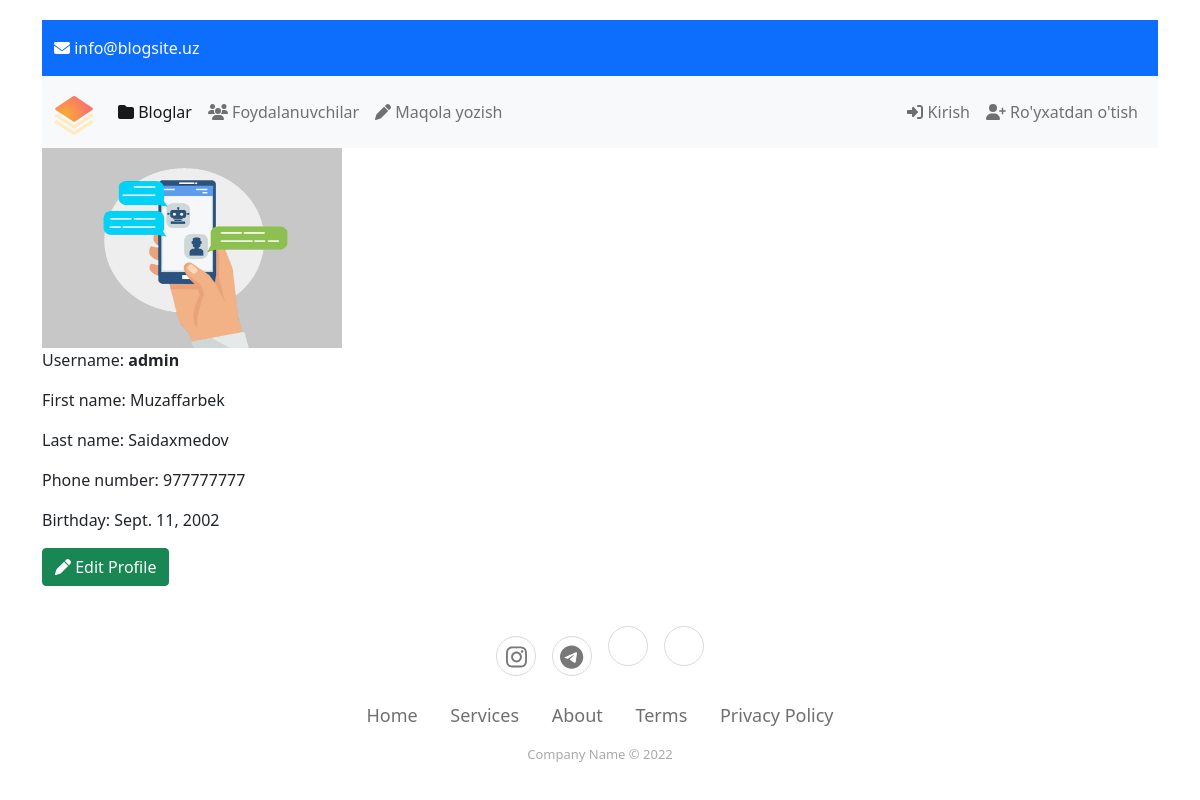
Page /account/user/1 on the committed database.
### account/models.py (models this page shows, shortened)
class MyUser(AbstractUser):
    img = models.ImageField(upload_to='user/', null=True, blank=True)
    bio = models.CharField(max_length=200, null=True, blank=True)
    birth_day = models.DateField(null=True, blank=True)
    phone = models.CharField(max_length=13, unique=True, null=True, blank=True)

### account/views.py (the view)
# urls.py: path('user/<int:pk>', MyUserView.as_view(), name='user_profile'),
class MyUserView(View):
    def get(self, request, pk):
        myuser = MyUser.objects.get(pk=pk)
        context = {
            'myuser': myuser,
        }
        return render(request, 'registration/my_user.html', context)

### myapp/context_processors.py (called while the page is built)
def category(request):
    categories = Category.objects.all()
    return {'categories': categories}

def tag(request):
    tags = Tag.objects.all()
    return {'tags': tags}

### templates/registration/my_user.html (shortened to what this page needs)
{% extends 'base.html' %}
{% load static %}
{% block content %}
    <img src="{{ myuser.img.url }}" height="200px" width="300px">
    <p>Username: <strong>{{ myuser.username }}</strong></p>
    <p>First name: {{ myuser.first_name }}</p>
    <p>Last name: {{ myuser.last_name }}</p>
    <p>Phone number: {{ myuser.phone }}</p>
    <p>Birthday: {{ myuser.birth_day }}</p>
    <a class="btn btn-success" href="{% url 'user_edit' user.pk %}"><i class="fa-solid fa-pen"></i> Edit Profile</a>
{% endblock %}

### static/css/comment.css (style rules this page uses)
body { margin-top:20px; }

### rows in the picture
MyUser: img (picture), username "admin", first_name "Muzaffarbek", last_name "Saidaxmedov", phone "977777777", birth_day "Sept. 11, 2002"
